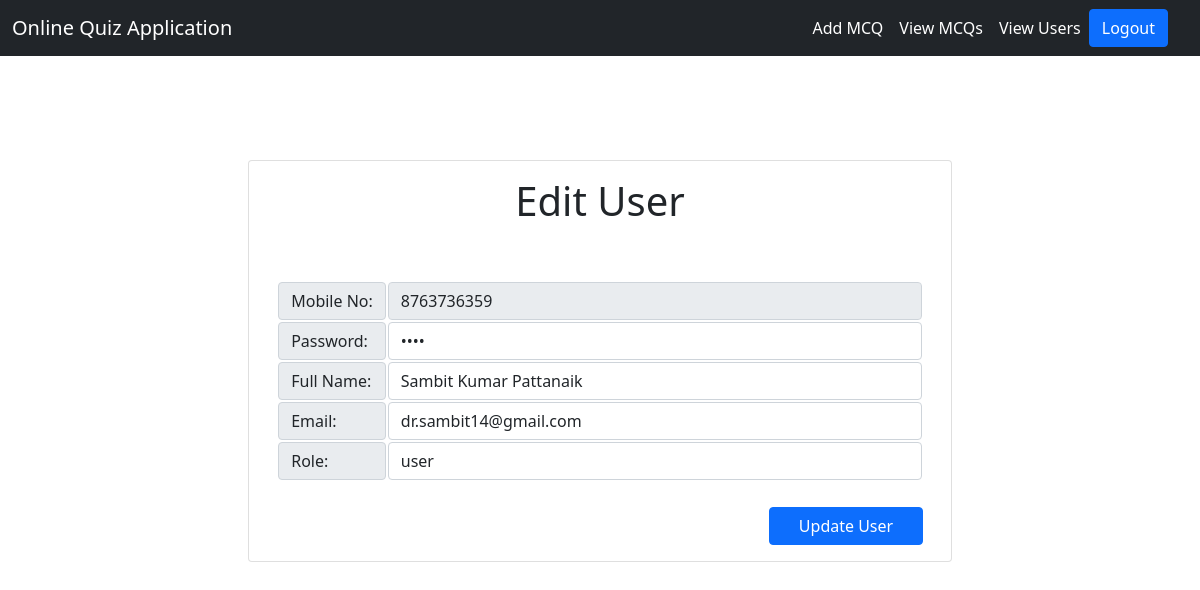
The page /onlinequizapp/user/edit_user.php?mobile_no=8763736359 (signed in) on the database its author committed.
### tables this page shows
CREATE TABLE `users` (
  `mobile_no` varchar(15) NOT NULL,
  `password` varchar(20) NOT NULL,
  `full_name` varchar(50) NOT NULL,
  `email` varchar(40) NOT NULL,
  `role` varchar(10) NOT NULL
);

### onlinequizapp/user/user_model.php (called while the page is built, shortened)
<?php
class User {
public function get_user($mobile_no)
{
    try
    {
        $conn = new Connection();
        $dbconn = $conn->getConnection();
        $selectQuery = "SELECT * FROM `users` WHERE `mobile_no`= '{$mobile_no}' LIMIT 1;";
        $user = NULL;
        foreach( $dbconn->query($selectQuery, PDO::FETCH_ASSOC) as $userr)
        {
            $user = $userr;
        }
        return $user;
    }
    catch (PDOException $e)
    {
        echo "<script>alert(".$e->getMessage().");</script>";
    }
    catch (Exception $e)
    {
        echo "<script>alert(".$e->getMessage().");</script>";
    }
}
}
?>

### onlinequizapp/user/edit_user.php (the view, shortened to what this page needs)
<?php
require_once("user_model.php");
$userObject = new User();
$user = NULL;
if(isset($_GET['mobile_no']))
{
    $user = $userObject->get_user($_GET["mobile_no"]);
}
?>
<?php include_once("../headers/header_admin.php"); ?>
<div class="container">
<div class="row justify-content-center" style="margin-top: 10rem;">
<div class="card" style="width: auto; height:auto;">
<div class="card-body text-center">
<caption><h1>Edit User</h1></caption>
<?php
if(count($user) > 0)
{
?>
    <form action="edit_user.php" method="post">
        <table>
            <tr>
                <td><label class="input-group-text" for="mobile_number">Mobile No: </label></td>
                <td><input class="form-control" type="text" name="mobile_no" size="50" value="<?php echo $user["mobile_no"]; ?>" readonly /></td>
            </tr>
            <tr>
                <td><label class="input-group-text" for="password">Password: </label></td>
                <td><input class="form-control" type="password" name="password" size="50" value="<?php echo $user["password"]; ?>" /></td>
            </tr>
            <tr>
                <td><label class="input-group-text" for="full_name">Full Name: </label></td>
                <td><input class="form-control" type="text" name="full_name" size="50" value="<?php echo $user["full_name"]; ?>" /></td>
            </tr>
            <tr>
                <td><label class="input-group-text" for="email">Email: </label></td>
                <td><input class="form-control" type="text" name="email" size="50" value="<?php echo $user["email"]; ?>" /></td>
            </tr>
            <tr>
                <td><label class="input-group-text" for="role">Role: </label></td>
                <td><input class="form-control" type="text" name="role" size="50" value="<?php echo $user["role"]; ?>" /></td>
            </tr>
            <br><br>
            <tr>
                <td>&nbsp;</td>
                <td></td>
            </tr>
        </table>
        <input class="btn btn-primary float-end" type="submit" name="updateuser" value="    Update User    " />
    <?php
    }
    ?>
</form>
</div>
</div>
</div>
</div>
</body>
</html>

### onlinequizapp/styles/styles.css (style rules this page uses)
body { background: LightSalmon; }

### rows shown on the page
users: mobile_no "8763736359", full_name "Sambit Kumar Pattanaik", email "dr.sambit14@gmail.com", role "user"
